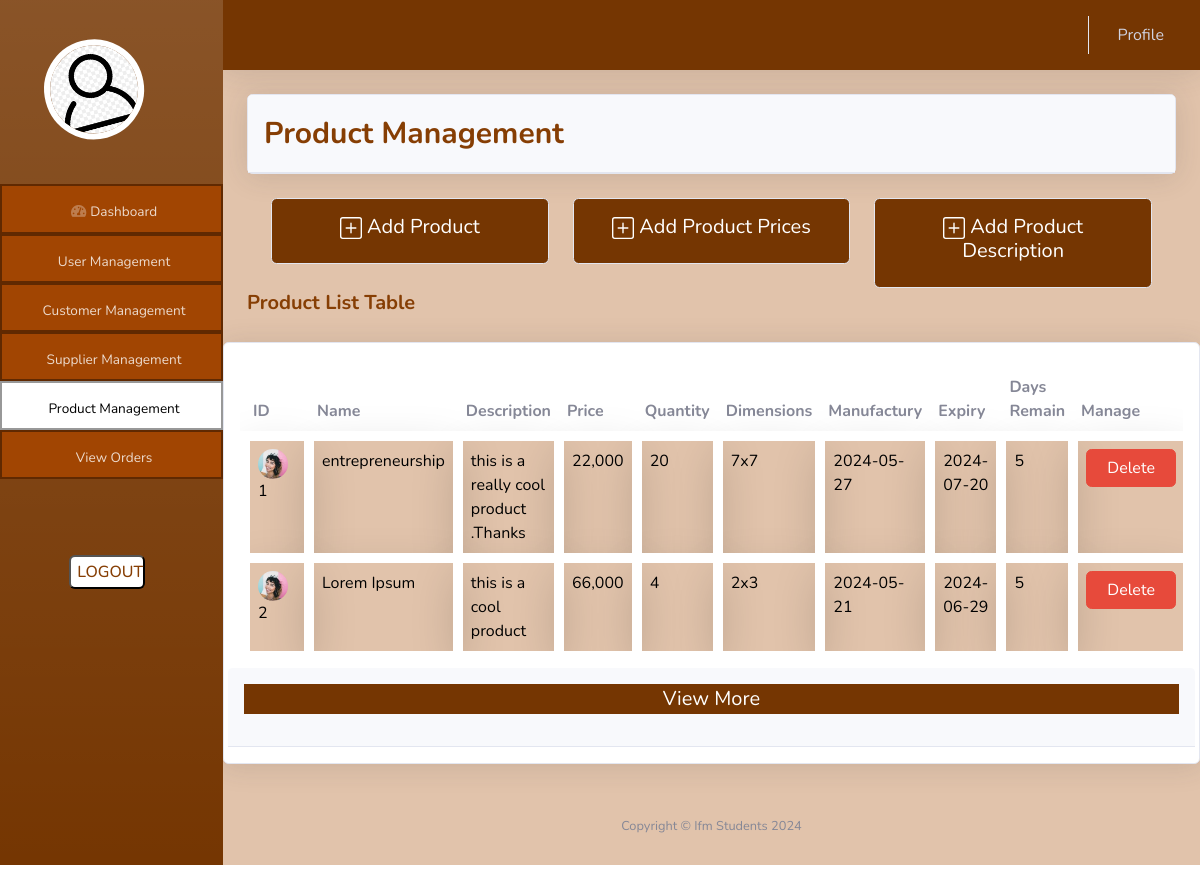
Screenshot of /admin/product_management.php with the database file from the repository.
### tables this page shows
CREATE TABLE `products` (
  `id` int(11) NOT NULL,
  `name` varchar(100) NOT NULL,
  `description` text NOT NULL,
  `price` int(11) NOT NULL,
  `quantity` int(11) NOT NULL,
  `dimensions` varchar(10) NOT NULL,
  `manufactury` date NOT NULL,
  `expiry` date NOT NULL
);

### admin/product_management.php (the view, shortened to what this page needs)
<?php
include '../control/connection.php';
$id=$_GET['id'];
$query = "SELECT * FROM products order by id desc";
?>
<!DOCTYPE html>
<html>
<head>
    <link rel="stylesheet" href="../assets/bootstrap/css/bootstrap.min.css">
    <link rel="stylesheet" href="../assets/fonts/fontawesome-all.min.css">
    <link rel="stylesheet" href="../assets/fonts/font-awesome.min.css">
    <link rel="stylesheet" href="../assets/fonts/fontawesome5-overrides.min.css">
    <link rel="stylesheet" href="../style.css">
</head>
<body id="page-top" >
    <div id="wrapper" >
        <nav class="navbar navbar-dark align-items-start sidebar sidebar-dark accordion bg-gradient p-0 chocolate mynav"  >
            <div class="container-fluid d-flex flex-column p-0" ><a class="navbar-brand d-flex justify-content-center align-items-center sidebar-brand m-0" href="user_details.php?id=<?php echo $id?>">
                    <div class="sidebar-brand-icon rotate-n-15">
                        <h5 class="card-title" style="margin-top: 3cm;margin-left: -0.85cm;">
                            <img src="../img/profile.png" style="border-radius: 200px;border: 6px solid white;" alt="..." width="100" height="100">
                          </h5>
                    </div>
                </a>
                <ul class="navbar-nav text-light" id="accordionSidebar" style="margin-top: 3cm">
                    <li class="nav-item myborder"><a class="nav-link text-center " href="index.php?id=<?php echo $id?>"><i class="fas fa-tachometer-alt"></i><span>Dashboard</span></a></li>
                    <li class="nav-item myborder"><a class="nav-link text-center" href="user_management.php?id=<?php echo $id ?>"><span>User Management</span></a></li>
                    <li class="nav-item myborder"><a class="nav-link text-center " href="customer_management.php?id=<?php echo $id ?>"><span>Customer Management</span></a></li>
                    <li class="nav-item myborder"><a class="nav-link text-center " href="supplier_management.php?id=<?php echo $id ?>"><span>Supplier Management</span></a></li>
                    <li class="nav-item myborder myactive"><a class="nav-link text-center myactivelink" href="#"><span>Product  Management</span></a></li>
                    <li class="nav-item myborder "><a class="nav-link text-center " href="orders.php?id=<?php echo $id ?>"><span>View Orders</span></a></li>
                    <div  class="container " >
                        <li class="nav-item " style="margin-left: -0.6cm;"><button class=" text-center logout" onclick="window.location.href='../'" ><span>LOGOUT</span></a></li>
                    </div>
                </ul>
            </div>
        </nav>
        <div class="d-flex flex-column" id="content-wrapper">
            <div class="brown" id="content" >
                <nav class="navbar navbar-light navbar-expand bg-white shadow mb-4 topbar static-top">
                    <div class="container-fluid chocolate"><button class="btn btn-link d-md-none rounded-circle me-3" id="sidebarToggleTop" type="button"><i class="fas fa-bars"></i></button>
                        <ul class="navbar-nav flex-nowrap ms-auto">
                            <li class="nav-item dropdown no-arrow">
                                <div class="nav-item dropdown no-arrow"><a class="dropdown-toggle nav-link" aria-expanded="false" data-bs-toggle="dropdown" href="#">Profile</a>
                                </div>
                            </li>
                        </ul>
                    </div>
                </nav>
                <div class="container-fluid"  >
                    <div class="card shadow">
                        <div class="card-header py-3" >
                            <p class="text-primary m-0 fw-bold" style="font-size:30px;color:#863e04!important">Product Management</p>
                        </div>
                    </div><br>
                    <div class="container">
                        <div class="row">
                            <div class="col-md-4">
                                <div class="card text-center chocolate " onclick="window.location.href='add_product.php?id=<?php echo $id ?>'" style="cursor:pointer">
                                    <div class="card-body">
                                      <h5 class="card-title">
                                      Add Product</h5>
                                    </div>
                                  </div>
                            </div>
                            <div class="col-md-4" >
                                <div class="card text-center chocolate " onclick="window.location.href='add_prices.php?id=<?php echo $id ?>'" style="cursor:pointer">
                                    <div class="card-body">
                                      <h5 class="card-title">
                                      Add Product Prices</h5>
                                    </div>
                                  </div>
                            </div>
                            <div class="col-md-4">
                                <div class="card text-center chocolate" onclick="window.location.href='add_description.php?id=<?php echo $id ?>'" style="cursor:pointer">
                                    <div class="card-body ">
                                      <h5 class="card-title">
                                      Add Product Description</h5>
                                    </div>
                                  </div>
                            </div>
                        </div>
                    </div>
                </div>
                <p class="text-primary m-0 fw-bold container " style="font-size:20px;color:#863e04!important">Product List Table</p><br>
                <div class="card shadow">
                        <div class="card-body">
                            <div class="table-responsive table mt-2" id="dataTable" role="grid" aria-describedby="dataTable_info" style="overflow-y: scroll;max-height: 15cm;">
                                <table class="table my-0 table-hover" id="dataTable">
                                    <thead>
                                        <tr>
                                            <th>ID</th>
                                            <th>Name</th>
                                            <th>Description</th>
                                            <th>Price</th>
                                            <th>Quantity</th>
                                            <th>Dimensions</th>
                                            <th>Manufactury</th>
                                            <th>Expiry</th>
                                            <th>Days Remain</th>
                                            <th>Manage</th>
                                        </tr>
                                    </thead>
                                    <tbody>
                                    <?php
                                    $i=1;
  $result = $conn->query($query);
  while($row = $result->fetch_assoc()) {
    $id=$row['id'];
    $name=$row['name'];
    $description=$row['description'];
    $price=$row['price'];
    $quantity=$row['quantity'];
    $dimensions=$row['dimensions'];
    $manufactury=$row['manufactury'];
    $expiry=$row['expiry'];
    $remains=5;
    echo '
                                       <tr class="brown">
                                            <td class="shadow-lg"><img class="rounded-circle me-2" width="30" height="30" src="assets/img/avatars/avatar1.jpeg">'.$i.'</td>
                                            <td class="shadow-lg">'.$name.'</td>
                                            <td class="shadow-lg">'.$description.'</td>
                                            <td class="shadow-lg">'.number_format($price).'</td>
                                            <td class="shadow-lg">'.$quantity.'</td>
                                            <td class="shadow-lg">'.$dimensions.'</td>
                                            <td class="shadow-lg">'.$manufactury.'</td>
                                            <td class="shadow-lg">'.$expiry.'</td>
                                            <td class="shadow-lg">'.$remains.'</td>
                                            <form method="post">
                                            <input type="hidden" name="product" value="'.$id.'">
                                            <td class="shadow-lg"><center> <button class="btn btn-danger" type="submit">&nbsp;&nbsp;Delete&nbsp;&nbsp;</button></center></td>
                                            </form>
                                        </tr>
                                        ';
                                        $i++;
                                    }
 ?>
                                    </tbody>
                                </table>
                            </div>
                            <div class="row">
                                <div class="card-header py-3" >
                                    <p class="text-primary m-0 fw-bold " ><center style="font-size:20px;color: white!important;" class="chocolate">View More</center></p>
                                </div>
                            </div>
                        </div>
                    </div>
                <div class="container-fluid">
                </div>
            </div>
            <footer class="bg-white sticky-footer" style="background-color:#E1C3AB!important">
                <div class="container my-auto">
                    <div class="text-center my-auto copyright"><span>Copyright © Ifm Students  2024</span></div>
                </div>
            </footer>
        </div>
    </div>
<br>
<br>
<br>
</body>
</html>

### style.css (style rules this page uses)
.chocolate { background-color: #753602!important; color: white; }
.brown { background-color: #E1C3AB!important; color: black!important; }
td { border: 10px solid white; color: black!important; }
.myborder { border: 2px solid rgba(0, 0, 0, 0.404); background-color: rgb(161, 69, 2); max-width: 5.9cm!important; max-height: 1.3cm; }
.myactive { background-color: white; }
.myactivelink { color:#000000!important; }
.logout { background-color: white; color: #863e04; width: 2cm; margin-left: 1.8cm; border-radius: 6px; height: 0.9cm; font-weight: 500; margin-top: 2cm!important; }
.mynav { width: 5cm; }

### rows the page displays
products: name "entrepreneurship", description "this is a really cool product .Thanks", price "22,000", quantity "20", dimensions "7x7", manufactury "2024-05-27", expiry "2024-07-20", remains "5"
products: name "Lorem Ipsum", description "this is a cool product", price "66,000", quantity "4", dimensions "2x3", manufactury "2024-05-21", expiry "2024-06-29", remains "5"
